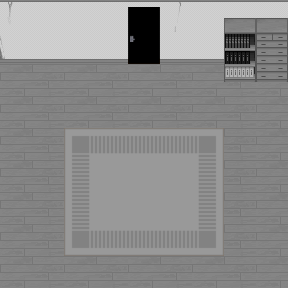

Rendered tile map (Tiled .tmx) drawn with the repository's tilesets; below, a short description and the full map source, tile grids included:
An orthogonal 9x9 tile map with 32x32 px tiles, 4 tile layers (layer0, layer1, layer2, layer3), 2 tilesets.

<map version="1.9" tiledversion="1.9.2" orientation="orthogonal" renderorder="right-down" width="9" height="9" tilewidth="32" tileheight="32" infinite="0" nextlayerid="5" nextobjectid="1">
 <tileset firstgid="1" source="res/room-01-udz.tsx" />
 <tileset firstgid="897" source="res/add_more.tsx" />
 <layer id="4" name="layer0" width="9" height="9" locked="1">
  <data encoding="csv">
0,0,0,0,0,0,0,0,0,
0,0,0,0,0,0,0,0,0,
1208,1208,1208,1208,1208,1208,1208,1208,1208,
1208,1208,1208,1208,1208,1208,1208,1208,1208,
1208,1208,1208,1208,1208,1208,1208,1208,1208,
1208,1208,1208,1208,1208,1208,1208,1208,1208,
1208,1208,1208,1208,1208,1208,1208,1208,1208,
1208,1208,1208,1208,1208,1208,1208,1208,1208,
1208,1208,1208,1208,1208,1208,1208,1208,1208
</data>
 </layer>
 <layer id="1" name="layer1" width="9" height="9" locked="1">
  <data encoding="csv">
10,7,7,7,7,11,7,7,7,
18,7,7,7,7,7,7,7,7,
1,2,1,2,1,2,1,2,1,
1,2,1,2,1,2,1,2,1,
1,2,961,962,962,962,963,2,1,
1,2,977,978,978,978,979,2,1,
1,2,977,978,978,978,979,2,1,
1,2,993,994,994,994,995,2,1,
1,2,1,2,1,2,1,2,1
</data>
 </layer>
 <layer id="2" name="layer2" width="9" height="9" locked="1">
  <data encoding="csv">
9,9,9,9,9,9,9,9,9,
17,17,17,17,17,17,17,17,17,
0,0,0,0,0,0,0,0,0,
0,0,0,0,0,0,0,0,0,
0,0,0,0,0,0,0,0,0,
0,0,0,0,0,0,0,0,0,
0,0,0,0,0,0,0,0,0,
0,0,0,0,0,0,0,0,0,
0,0,0,0,0,0,0,0,0
</data>
 </layer>
 <layer id="3" name="layer3" width="9" height="9" locked="1">
  <data encoding="csv">
0,0,0,0,905,0,0,840,838,
0,0,0,0,921,0,0,848,846,
0,0,0,0,0,0,0,856,854,
0,0,0,0,0,0,0,0,0,
0,0,0,0,0,0,0,0,0,
0,0,0,0,0,0,0,0,0,
0,0,0,0,0,0,0,0,0,
0,0,0,0,0,0,0,0,0,
0,0,0,0,0,0,0,0,0
</data>
 </layer>
</map>
